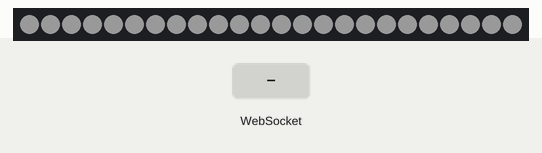
The sketch below on a simulated ESP8266 (NodeMCU). Parts: 24 RGB LEDs in strip order, left to right. The test bench sets the inputs (shaded band). Dim RGB values are drawn brighter than linear; WiFi joins after 1.5 s; servers stay silent unless stated.

Above: at 2.4 s.
At 4.7 s:
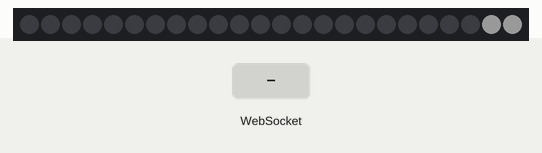
7.6 s: WebSocket text "0" received
At 8.5 s:
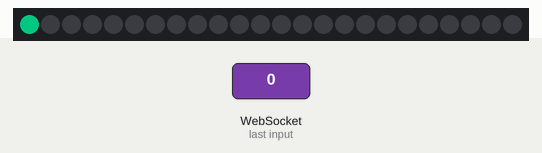
9.1 s: WebSocket text "1" received
Timing chart, 0 to 12.1 s (numbered marks = the images above; inputs shaded):
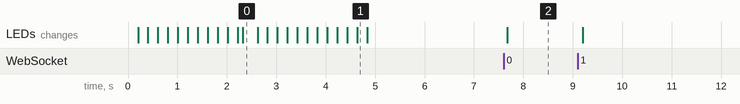

Measured:
- after the input at 7.6 s, the LEDs: change after 0.07 s (image 2)

The sketch:

MoodRingDisplay.ino
```cpp
#include <string.h>
#include <ESP8266WiFi.h>          //ESP8266 Core WiFi Library (you most likely already have this in your sketch)
#include <ESP8266WiFiMulti.h>

#include <Adafruit_NeoPixel.h>

#include <DNSServer.h>            //Local DNS Server used for redirecting all requests to the configuration portal
#include <ESP8266WebServer.h>     //Local WebServer used to serve the configuration portal
#include <WiFiManager.h>          //https://github.com/tzapu/WiFiManager WiFi Configuration Magic

#include <WebSocketsClient.h>
#include <Hash.h>
#include "PixelManager.h"

ESP8266WiFiMulti WiFiMulti;
WebSocketsClient webSocket;

// #define DEVMODE
#define PIN 12
#define NUMPIXELS 24

Adafruit_NeoPixel pixels = Adafruit_NeoPixel(NUMPIXELS, PIN, NEO_GRB + NEO_KHZ800);
PixelManager manager[24] {
  { 0 }, { 1 }, { 2 }, { 3 }, { 4 }, { 5 }, { 6 }, { 7 }, { 8 }, { 9 },
  { 10 }, { 11 }, { 12 }, { 13 }, { 14 }, { 15 }, { 16 }, { 17 }, { 18 }, { 19 },
  { 20 }, { 21 }, { 22 }, { 23 }
};

int delayval = 500;

void setup() {
  pixels.begin();

  for (int p = 0; p < NUMPIXELS; p++) {
    pixels.setPixelColor(p, pixels.Color(25, 25, 25));
    pixels.show();
    delay(100);
  }
  //delay(5000);
  for (int p = 0; p < NUMPIXELS; p++) {
    delay(100);
    pixels.setPixelColor(p, pixels.Color(0, 0, 0));
    pixels.show();
  }

#ifdef DEVMODE
  Serial.begin(115200);
  Serial.setDebugOutput(true);
#endif
  WiFiManager wifiManager;
  wifiManager.autoConnect("AdventMoodRing");

#ifdef DEVMODE
  Serial.println("");
  Serial.println("WiFi connected");
  Serial.println("IP address: ");
  Serial.println(WiFi.localIP());
#endif

  webSocket.begin("adventmoodring.herokuapp.com", 80);
//  webSocket.begin("192.168.112.135", 3000);
  webSocket.onEvent(webSocketEvent);
}

void webSocketEvent(WStype_t type, uint8_t * payload, size_t length) {
    switch(type) {
        case WStype_DISCONNECTED:
#ifdef DEVMODE
            Serial.printf("[WSc] Disconnected!\n");
#endif
            delay(5000);
            break;
        case WStype_CONNECTED:
            {
#ifdef DEVMODE
              Serial.printf("[WSc] Connected to url: %s\n",  payload);
#endif
              // send message to server when Connected
              webSocket.sendTXT("DISPLAY");
            }
            break;
        case WStype_TEXT:
#ifdef DEVMODE
            Serial.printf("[WSc] get text: %s\n", payload);
#endif
            // send message to server
            // webSocket.sendTXT("message here");
            readInstructions((char *) payload);
            break;
        case WStype_BIN:
#ifdef DEVMODE
            Serial.printf("[WSc] get binary length: %u\n", length);
            hexdump(payload, length);
#endif
            // send data to server
            // webSocket.sendBIN(payload, length);
            break;
    }

}

void readInstructions(char *instructions) {
  char *end_str;
  char *instruction = strtok_r(instructions, "\n", &end_str);
  while (instruction != NULL) {
#ifdef DEVMODE
    Serial.printf("[Mood] Read instruction %s\n", instruction);
#endif
    int pixel = atoi(instruction);
    instruction = strtok_r(NULL, "\n", &end_str);
    if (pixel < NUMPIXELS) {
      manager[pixel].readInstruction(instruction);
    }
    instruction = strtok_r(NULL, "\n", &end_str);
  }
}

void loop() {
  for (int i = 0; i < NUMPIXELS; i++) {
    manager[i].tick(&pixels);
  }
  pixels.show();
  webSocket.loop();
  delay(50);
}
```

PixelManager.cpp
```cpp
#include <ESP8266WiFi.h>
#include <string.h>

#include "PixelManager.h"

PixelManager::PixelManager(int id) {
  this->pixelId = id;
  this->tickCounter = 0;
  this->curNode = 0;
}

void PixelManager::readInstruction(char *instruction) {
  LinkedList<struct Instruction> *newInstructions = new LinkedList<struct Instruction>();

  char *end_str;
  char *part = strtok_r(instruction, ",", &end_str);
  while (part != NULL) {
    struct Instruction parsed;
    for (int i = 0; i < 4 && part != NULL; i++) {
      switch (i) {
        case 0:
          parsed.R = atoi(part);
          break;
        case 1:
          parsed.G = atoi(part);
          break;
        case 2:
          parsed.B = atoi(part);
          break;
        case 3:
          parsed.ticks = atoi(part);
          break;
      }
      part = strtok_r(NULL, ",", &end_str);
    }
    newInstructions->add(parsed);
    // Serial.printf("[Mood] %u show %u,%u,%u for %u\n", this->pixelId, parsed.R, parsed.G, parsed.B, parsed.ticks);
  }

  if (this->nodes) {
    delete this->nodes;
  }
  this->tickCounter = 0;
  this->curNode = 0;
  this->nodes = newInstructions;
}

void PixelManager::tick(Adafruit_NeoPixel *pixels) {
  if (this->nodes != NULL) {
    struct Instruction current = this->nodes->get(this->curNode);
    int nextNode = (this->curNode + 1) % this->nodes->size();

    int slopeR, slopeG, slopeB;

    if (nextNode == this->curNode) {
      slopeR = current.R;
      slopeG = current.G;
      slopeB = current.B;
    } else {
      struct Instruction next = this->nodes->get(nextNode);
      this->tickCounter = this->tickCounter + 1;
      if (this->tickCounter >= current.ticks) {
        this->tickCounter = -1;
        this->curNode = nextNode;
        this->tick(pixels);
        return;
      }
      float r = this->tickCounter * (next.R - current.R);
      float g = this->tickCounter * (next.G - current.G);
      float b = this->tickCounter * (next.B - current.B);

      slopeR = current.R + (int) (r / current.ticks);
      slopeG = current.G + (int) (g / current.ticks);
      slopeB = current.B + (int) (b / current.ticks);
    }

    if (this->curR != slopeR || this->curG != slopeG || this->curB != slopeB) {
      pixels->setPixelColor(this->pixelId, pixels->Color(slopeR, slopeG, slopeB));
      this->curR = slopeR;
      this->curG = slopeG;
      this->curB = slopeB;
    }
  }
}
```

PixelManager.h
```cpp
#include <Adafruit_NeoPixel.h>
#include "LinkedList.h"

struct Instruction {
  unsigned char R;
  unsigned char G;
  unsigned char B;
  int ticks;
};

class PixelManager {
  public:
    PixelManager(int id);
    void readInstruction(char *instruction);
    void tick(Adafruit_NeoPixel *pixels);

    int pixelId;
    int tickCounter;
    int curNode;

    char curR;
    char curG;
    char curB;

    LinkedList<struct Instruction> *nodes;
};
```
